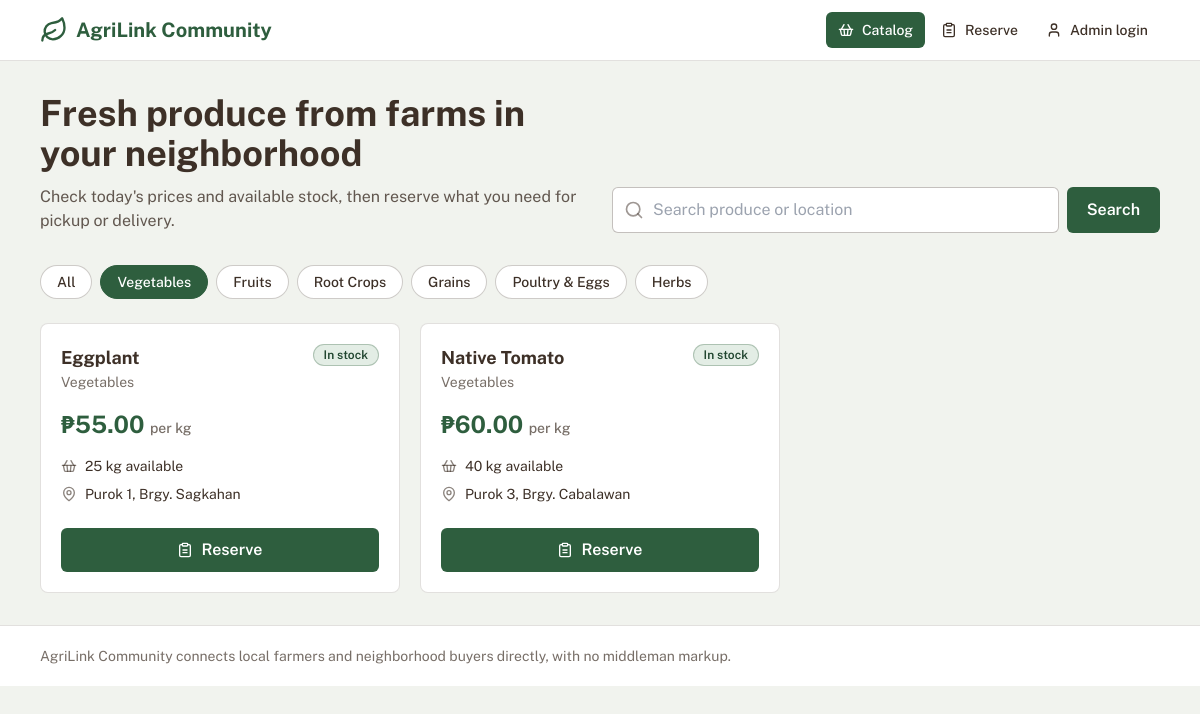
/index.php?cat=Vegetables, run on the app's committed database.
### tables this page shows
CREATE TABLE products (
  id INT AUTO_INCREMENT PRIMARY KEY,
  name VARCHAR(80) NOT NULL,
  category VARCHAR(30) NOT NULL,
  price DECIMAL(8,2) NOT NULL,
  unit VARCHAR(20) NOT NULL,
  quantity INT NOT NULL DEFAULT 0,
  location VARCHAR(120) NOT NULL,
  created_at TIMESTAMP DEFAULT CURRENT_TIMESTAMP
);

### index.php (the view, shortened to what this page needs)
<?php
require __DIR__ . '/includes/db.php';
$q = trim($_GET['q'] ?? '');
$cat = $_GET['cat'] ?? '';
$sql = "SELECT * FROM products WHERE 1=1";
$args = [];
if (in_array($cat, CATEGORIES, true)) { $sql .= " AND category = ?"; $args[] = $cat; }
$sql .= " ORDER BY quantity = 0, name";
$st = $pdo->prepare($sql);
$st->execute($args);
$items = $st->fetchAll();
require __DIR__ . '/includes/header.php';
?>
<section class="mb-8 grid gap-6 lg:grid-cols-2 lg:items-end">
  <div>
    <h1 class="text-3xl font-bold leading-tight sm:text-4xl">Fresh produce from farms in your neighborhood</h1>
    <p class="mt-3 max-w-xl text-soil/80">Check today's prices and available stock, then reserve what you need for pickup or delivery.</p>
  </div>
  <form method="get" class="flex gap-2" role="search">
    <div class="relative flex-1">
      <span class="pointer-events-none absolute left-3 top-1/2 -translate-y-1/2 text-soil/50"><?= icon('search', 'h-5 w-5') ?></span>
      <input type="search" name="q" value="<?= e($q) ?>" placeholder="Search produce or location" aria-label="Search produce or location" class="<?= INPUT ?> pl-10">
    </div>
    <button class="rounded-md bg-leaf px-5 py-2.5 font-semibold text-white hover:bg-leaf-dark focus:outline-none focus:ring-2 focus:ring-leaf/40">Search</button>
  </form>
</section>
<nav class="mb-6 flex flex-wrap gap-2" aria-label="Categories">
  <?php foreach (array_merge([''], CATEGORIES) as $c):
    $on = $c === $cat;
    $href = 'index.php?' . http_build_query(array_filter(['cat' => $c, 'q' => $q])); ?>
    <a href="<?= e($href) ?>" class="rounded-full border px-4 py-1.5 text-sm font-medium <?= $on ? 'border-leaf bg-leaf text-white' : 'border-soil/25 bg-white hover:bg-leaf-soft' ?>"><?= $c === '' ? 'All' : e($c) ?></a>
  <?php endforeach; ?>
</nav>
<?php if (!$items): ?>
  <div class="rounded-lg border border-dashed border-soil/30 bg-white p-10 text-center">
    <p class="font-semibold">No produce matches your search.</p>
    <p class="mt-1 text-sm text-soil/70">Try a different name or <a href="index.php" class="font-medium text-leaf underline">clear the filters</a>.</p>
  </div>
<?php else: ?>
<div class="grid gap-5 sm:grid-cols-2 lg:grid-cols-3">
  <?php foreach ($items as $i):
    $qty = (int)$i['quantity'];
    if ($qty === 0) { $badge = 'bg-red-50 text-red-800 border-red-200'; $label = 'Sold out'; }
    elseif ($qty <= 10) { $badge = 'bg-amber-50 text-amber-900 border-amber-300'; $label = 'Low stock'; }
    else { $badge = 'bg-leaf-soft text-leaf-dark border-leaf/30'; $label = 'In stock'; } ?>
  <article class="flex flex-col rounded-lg border border-soil/15 bg-white p-5 <?= $qty === 0 ? 'opacity-70' : '' ?>">
    <div class="flex items-start justify-between gap-3">
      <div>
        <h2 class="text-lg font-bold"><?= e($i['name']) ?></h2>
        <p class="text-sm text-soil/70"><?= e($i['category']) ?></p>
      </div>
      <span class="rounded-full border px-2.5 py-0.5 text-xs font-semibold <?= $badge ?>"><?= $label ?></span>
    </div>
    <p class="mt-4 text-2xl font-bold text-leaf"><?= peso($i['price']) ?> <span class="text-sm font-medium text-soil/70">per <?= e($i['unit']) ?></span></p>
    <dl class="mt-4 space-y-2 text-sm">
      <div class="flex items-center gap-2"><dt class="sr-only">Available</dt><?= icon('basket', 'h-4 w-4 text-soil/60') ?><dd><?= $qty ?> <?= e($i['unit']) ?> available</dd></div>
      <div class="flex items-center gap-2"><dt class="sr-only">Pickup location</dt><?= icon('pin', 'h-4 w-4 text-soil/60') ?><dd><?= e($i['location']) ?></dd></div>
    </dl>
    <div class="mt-5 pt-1">
      <?php if ($qty > 0): ?>
        <a href="reserve.php?product=<?= (int)$i['id'] ?>" class="flex w-full items-center justify-center gap-2 rounded-md bg-leaf px-4 py-2.5 font-semibold text-white hover:bg-leaf-dark focus:outline-none focus:ring-2 focus:ring-leaf/40"><?= icon('list', 'h-4 w-4') ?> Reserve</a>
      <?php else: ?>
        <span class="flex w-full cursor-not-allowed items-center justify-center rounded-md bg-soil/10 px-4 py-2.5 font-semibold text-soil/50">Unavailable</span>
      <?php endif; ?>
    </div>
  </article>
  <?php endforeach; ?>
</div>
<?php endif; ?>
<?php require __DIR__ . '/includes/footer.php'; ?>

### db.php (shortened to what this page needs)
<?php
function e($v): string { return htmlspecialchars((string)$v, ENT_QUOTES, 'UTF-8'); }
function peso($v): string { return '₱' . number_format((float)$v, 2); }
function icon(string $name, string $cls = 'h-5 w-5'): string {
    return '<svg xmlns="http://www.w3.org/2000/svg" class="' . $cls . ' shrink-0" viewBox="0 0 24 24" fill="none" stroke="currentColor" stroke-width="2" stroke-linecap="round" stroke-linejoin="round" aria-hidden="true">' . ($p[$name] ?? '') . '</svg>';
}

### data on the page
products: name "Eggplant", category "Vegetables", quantity "In stock", price "₱55.00", unit "kg", quantity "25", location "Purok 1, Brgy. Sagkahan"
products: name "Native Tomato", category "Vegetables", quantity "In stock", price "₱60.00", unit "kg", quantity "40", location "Purok 3, Brgy. Cabalawan"

### other printed values
$label "Catalog Reserve Admin login"
$c "Vegetables"
$c "Fruits"
$c "Root Crops"
$c "Grains"
$c "Poultry & Eggs"
$c "Herbs"
